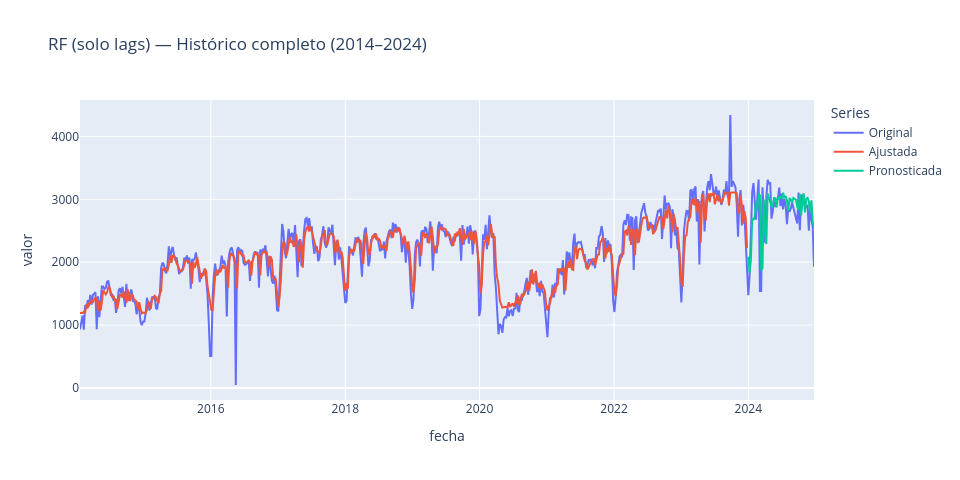

The cell this chart's notebook holds for it:
### Markdown cell above
#### 3.4.3. Visualización de resultados

### Code cell
# Crear dataframes con columnas correctas (cada array/serie como una columna)
df_ajustado = pd.DataFrame({
    'fecha': df['fecha'].iloc[y_real_train.index].values,
	'valor': y_pred_tr
}, index=y_real_train.index)

df_pronostico = pd.DataFrame({
    'fecha': df['fecha'].iloc[y_real_test.index].values,
	'valor': y_pred_te
}, index=y_real_test.index)

df_pronostico_c = pd.concat([df_ajustado, df_pronostico])

title = "RF (solo lags) — Histórico completo (2014–2024)"

# # Los datos a graficar
data_tuples = (
    (df_original, 'Original'),
    (df_ajustado, 'Ajustada'),
    (df_pronostico, 'Pronosticada'),
    # (df_pronostico_c, 'Pronosticada Completa'),
)

plot_forecast(
    *data_tuples,  # Desempaqueta los datos
    y='valor',
    title=title,
    **common_plot_args  # Desempaqueta los argumentos comunes
)

# Grafica solo de prueba
# Los datos a graficar
# data_tuples = (
#     (df_test, 'Real'),
#     (df_pronostico, 'Pronosticada'),
# )

# plot_forecast(
#     *data_tuples,  # Desempaqueta los datos
#     y='valor',
#     title=title,
#     **common_plot_args  # Desempaqueta los argumentos comunes
# )

### Figure 1 — Plotly figure (JSON) as saved in the notebook; plotly's stock layout.template omitted (floating-point values rounded to 4 significant figures; data arrays with more than 128 entries replaced by an {"elided": "..."} marker saying what was removed)
{"data": [{"customdata": {"elided": "571x1 int values"}, "hovertemplate": "<b>Original</b><br>Fecha: %{x}<br>valor: %{y}<br>Semana: %{customdata[0]}<extra></extra>", "mode": "lines", "name": "Original", "type": "scatter", "x": {"elided": "571 str values"}, "y": {"elided": "571 float values"}}, {"customdata": {"elided": "519x1 int values"}, "hovertemplate": "<b>Ajustada</b><br>Fecha: %{x}<br>valor: %{y}<br>Semana: %{customdata[0]}<extra></extra>", "mode": "lines", "name": "Ajustada", "type": "scatter", "x": {"elided": "519 str values"}, "y": {"elided": "519 float values"}}, {"customdata": [[1], [2], [3], [4], [5], [6], [7], [8], [9], [10], [11], [12], [13], [14], [15], [16], [17], [18], [19], [20], [21], [22], [23], [24], [25], [26], [27], [28], [29], [30], [31], [32], [33], [34], [35], [36], [37], [38], [39], [40], [41], [42], [43], [44], [45], [46], [47], [48], [49], [50], [51], [52]], "hovertemplate": "<b>Pronosticada</b><br>Fecha: %{x}<br>valor: %{y}<br>Semana: %{customdata[0]}<extra></extra>", "mode": "lines", "name": "Pronosticada", "type": "scatter", "x": ["2024-01-01T00:00:00", "2024-01-08T00:00:00", "2024-01-15T00:00:00", "2024-01-22T00:00:00", "2024-01-29T00:00:00", "2024-02-05T00:00:00", "2024-02-12T00:00:00", "2024-02-19T00:00:00", "2024-02-26T00:00:00", "2024-03-04T00:00:00", "2024-03-11T00:00:00", "2024-03-18T00:00:00", "2024-03-25T00:00:00", "2024-04-01T00:00:00", "2024-04-08T00:00:00", "2024-04-15T00:00:00", "2024-04-22T00:00:00", "2024-04-29T00:00:00", "2024-05-06T00:00:00", "2024-05-13T00:00:00", "2024-05-20T00:00:00", "2024-05-27T00:00:00", "2024-06-03T00:00:00", "2024-06-10T00:00:00", "2024-06-17T00:00:00", "2024-06-24T00:00:00", "2024-07-01T00:00:00", "2024-07-08T00:00:00", "2024-07-15T00:00:00", "2024-07-22T00:00:00", "2024-07-29T00:00:00", "2024-08-05T00:00:00", "2024-08-12T00:00:00", "2024-08-19T00:00:00", "2024-08-26T00:00:00", "2024-09-02T00:00:00", "2024-09-09T00:00:00", "2024-09-16T00:00:00", "2024-09-23T00:00:00", "2024-09-30T00:00:00", "2024-10-07T00:00:00", "2024-10-14T00:00:00", "2024-10-21T00:00:00", "2024-10-28T00:00:00", "2024-11-04T00:00:00", "2024-11-11T00:00:00", "2024-11-18T00:00:00", "2024-11-25T00:00:00", "2024-12-02T00:00:00", "2024-12-09T00:00:00", "2024-12-16T00:00:00", "2024-12-23T00:00:00"], "y": [2090.0, 1834.0, 2044.0, 2693.0, 2669.0, 2735.0, 2964.0, 2837.0, 3093.0, 3060.0, 1874.0, 1910.0, 3002.0, 2490.0, 2288.0, 3090.0, 3026.0, 2942.0, 2894.0, 2885.0, 3018.0, 3015.0, 2873.0, 3044.0, 3011.0, 3031.0, 3018.0, 3104.0, 3021.0, 3053.0, 2981.0, 2816.0, 3020.0, 2995.0, 2944.0, 3022.0, 3001.0, 2992.0, 2888.0, 2833.0, 3088.0, 2746.0, 2959.0, 3094.0, 2792.0, 3009.0, 3023.0, 2967.0, 2792.0, 2985.0, 2639.0, 2543.0]}], "layout": {"height": 480, "hovermode": "x unified", "legend": {"title": {"text": "Series"}}, "title": {"text": "RF (solo lags) — Histórico completo (2014–2024)"}, "width": 960, "xaxis": {"title": {"text": "fecha"}}, "yaxis": {"title": {"text": "valor"}}}}
